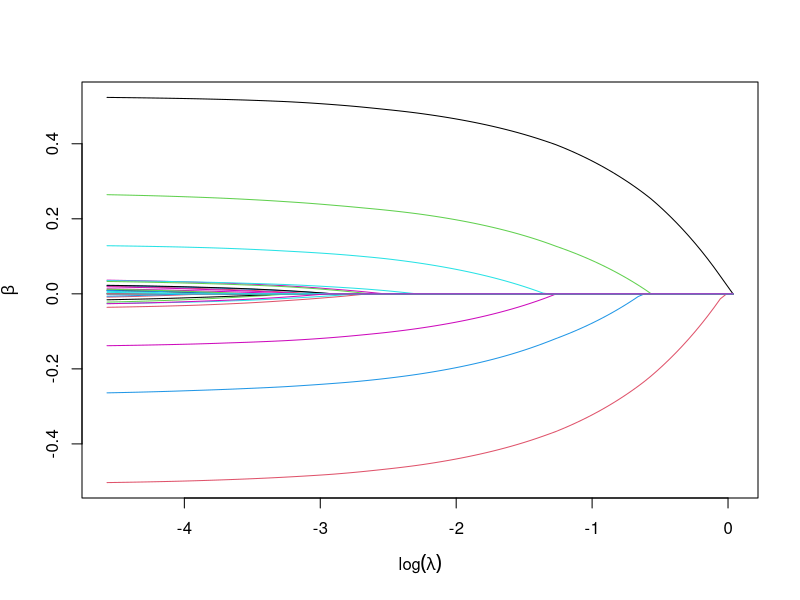

This chart was generated by the following R code:
set.seed(1234)
N = 500
p = 30
X = scale(matrix(rnorm(N*p), ncol=p))
b = c(.5,-.5, .25,-.25, .125,-.125, rep(0, 24))
y = as.numeric(scale(X %*% b + rnorm(N, sd=.5)))

# Minimize mean((y - X %*% beta)^2) + lambda * sum(abs(beta)).
lambda_max <- 2 * max(abs(crossprod(X, y))) / N
lambda_path <- exp(seq(log(lambda_max), log(0.01 * lambda_max), length.out = 100))
beta_path <- matrix(0, p, length(lambda_path))
beta <- rep(0, p)
x2 <- colSums(X^2)

# Path algorithm: retain beta between lambdas for warm starts.
for (k in seq_along(lambda_path)) {
  change <- Inf
  itr <- 0
  while (change > 1e-7 && itr < 10000) {
    betaold <- beta
    for (i in seq_len(p)) {
      residual <- y - X[, -i, drop = FALSE] %*% beta[-i]
      betastar <- sum(X[, i] * residual) / x2[i]
      cutoff <- N * lambda_path[k] / (2 * x2[i])
      beta[i] <- sign(betastar) * max(abs(betastar) - cutoff, 0)
    }
    change <- max(abs(betaold - beta))
    itr <- itr + 1
  }
  if (change > 1e-7) warning("Coordinate descent did not converge.")
  beta_path[, k] <- beta
}

matplot(log(lambda_path), t(beta_path), type = "l", lty = 1,
        xlab = expression(log(lambda)), ylab = expression(beta))

# Compare with glmnet, which uses half the squared-error loss.
fit_path <- glmnet::glmnet(X, y, alpha = 1, intercept = FALSE,
                           standardize = FALSE, lambda = lambda_path/2,
                           thresh = 1e-12)
range(beta_path - as.matrix(fit_path$beta))
